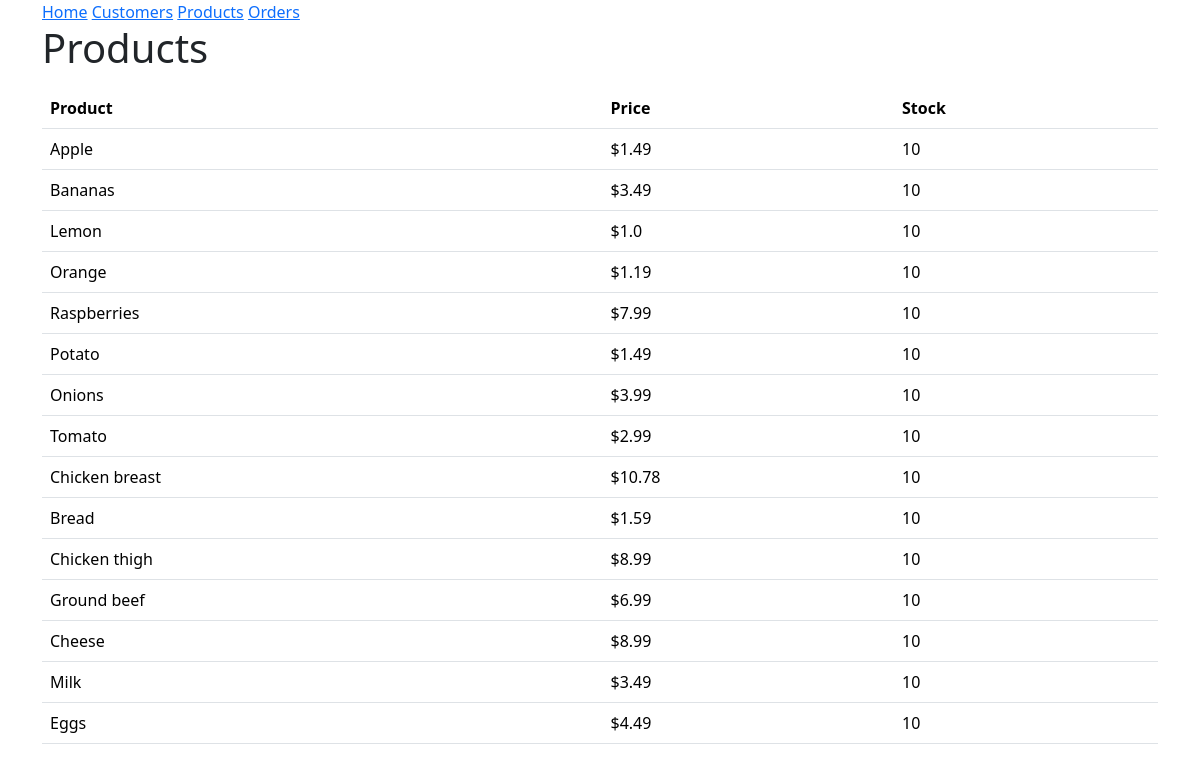
/products, run on an earlier commit of the app's database.
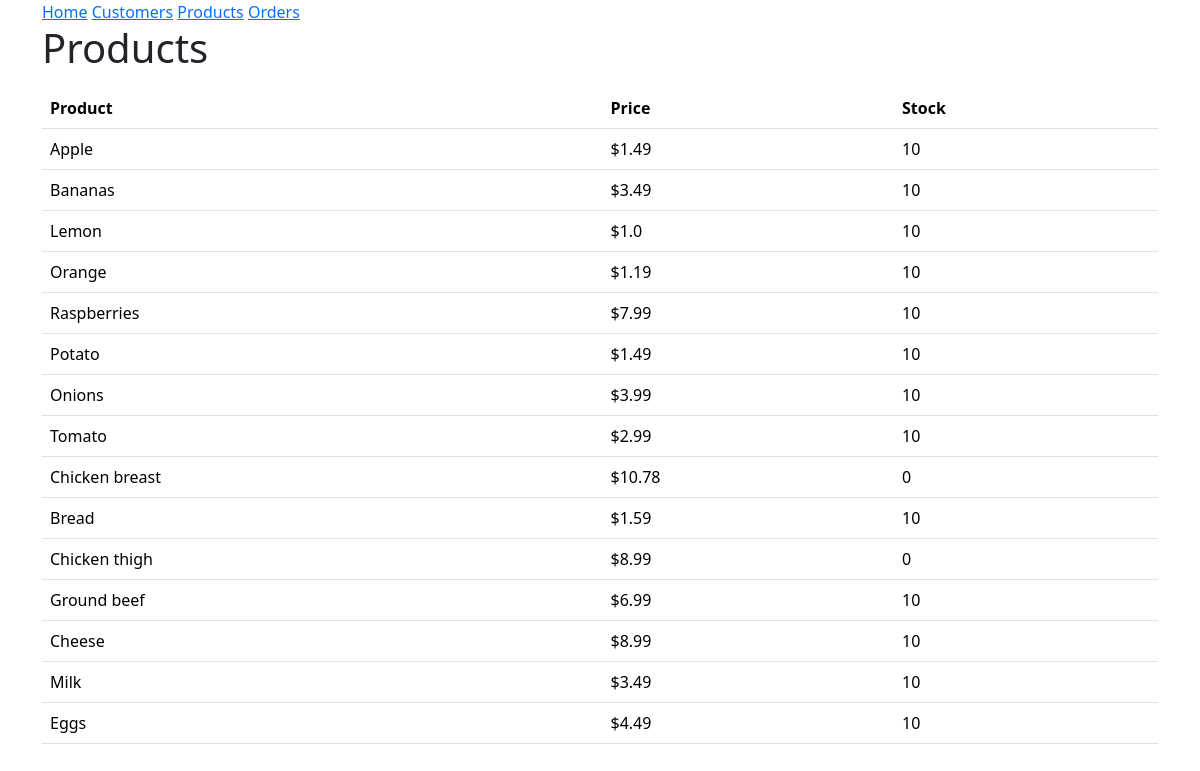
And on a later commit of the database.
### models.py (models this page shows, shortened)
class Product(db.Model):
 id = mapped_column(Integer, primary_key=True)
 product = mapped_column(String(200), nullable=False, unique=True)
 price = mapped_column(Float(200), nullable=False)
 available = mapped_column(Integer, nullable=False, default=True)
 orders = relationship("ProductOrder")

### main.py (the view)
@app.route('/products')
def product_list():
    request = db.session.execute(db.select(Product).order_by(Product.id))
    products = []
    for i in request.scalars():
        u = {
            "id": i.id,
            "product": i.product.capitalize(),
            "price": i.price,
            "available": i.available,
        }
        products.append(u)
    return render_template("products.html", products=products)

### templates/products.html (shortened to what this page needs)
{% extends "base.html" %}
{% block content %}
<h1>Products</h1>
<table class="table">
    <thead class="thead-dark">
    <th>Product</th>
    <th>Price</th>
    <th>Stock</th>
{% for product in products %}
<p>
    <tr>
    <td>{{ product.product }}</td>
    <td>${{ product.price }}</td>
    <td>{{ product.available }}</td>
    </tr>
</p>
{% endfor %}
</table>
{% endblock %}

What changed in the data, as far as the page shows it:
changed Product "Chicken breast": available "10" → "0"
changed Product "Chicken thigh": available "10" → "0"
